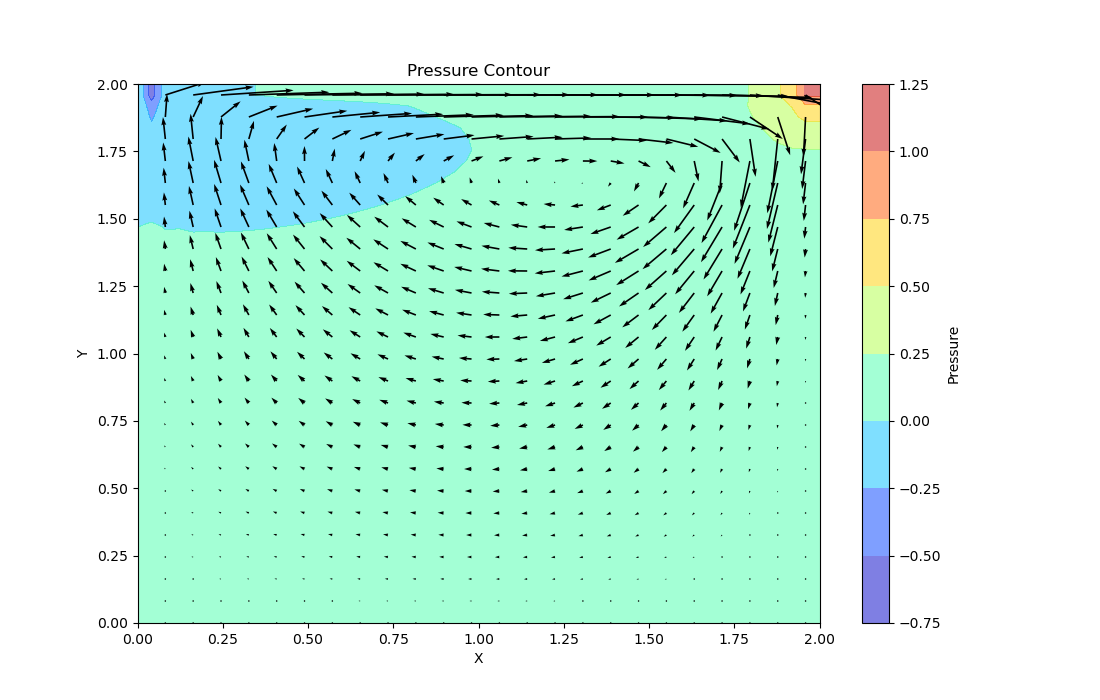

This chart was generated by the following Python code:
# -*- coding: utf-8 -*-
"""
Created on Sat Apr 13 00:32:00 2024

@author: M Nur Alam Zico
"""
# Pressure Contour for 2D fluid flow by Navier-Stokes equations.

# Getting the numpy module
import numpy as np
# Getting the matplotlib
import matplotlib.pyplot as plt

# Parameters
nx = 50  # Number of grid points in x direction
ny = 50  # Number of grid points in y direction
Lx = 1.0  # Length of the domain in x direction
Ly = 1.0  # Length of the domain in y direction
dx = Lx / (nx - 1)  # Grid spacing in x direction
dy = Ly / (ny - 1)  # Grid spacing in y direction
nt = 1000  # Number of time steps
dt = 0.001  # Time step size
Re = 100  # Reynolds number
rho = 1.0  # Density
nu = Lx / Re  # Viscosity
x = np.linspace(0, 2, nx)
y = np.linspace(0, 2, ny)
X, Y = np.meshgrid(x, y)

# Initialization
u = np.zeros((nx, ny))
v = np.zeros((nx, ny))
p = np.zeros((nx, ny))

# Function to solve pressure Poisson equation
def solve_pressure_poisson(p, dx, dy, b):
    for q in range(50):
        pn = p.copy()
        p[1:-1, 1:-1] = ((pn[1:-1, 2:] + pn[1:-1, 0:-2]) * dy**2 +
                         (pn[2:, 1:-1] + pn[0:-2, 1:-1]) * dx**2) / (2 * (dx**2 + dy**2)) - \
                        dx**2 * dy**2 / (2 * (dx**2 + dy**2)) * b[1:-1, 1:-1]
        # Boundary conditions
        p[:, -1] = p[:, -2]  # dp/dy = 0 at y = Ly
        p[0, :] = p[1, :]    # dp/dx = 0 at x = 0
        p[-1, :] = p[-2, :]  # dp/dx = 0 at x = Lx

# Function to solve Navier-Stokes equations
def solve_navier_stokes(u, v, p, nu, rho, dt, dx, dy):
    # Calculate source term
    b = np.zeros((nx, ny))
    b[1:-1, 1:-1] = (rho * (1 / dt * ((u[1:-1, 2:] - u[1:-1, 0:-2]) / (2 * dx) +
                                       (v[2:, 1:-1] - v[0:-2, 1:-1]) / (2 * dy)) -
                            ((u[1:-1, 2:] - u[1:-1, 0:-2]) / (2 * dx))**2 -
                            2 * ((u[2:, 1:-1] - u[0:-2, 1:-1]) / (2 * dy) *
                                 (v[1:-1, 2:] - v[1:-1, 0:-2]) / (2 * dx)) -
                            ((v[2:, 1:-1] - v[0:-2, 1:-1]) / (2 * dy))**2))

    # Solve pressure Poisson equation
    solve_pressure_poisson(p, dx, dy, b)

    # Update velocity
    u[1:-1, 1:-1] = (u[1:-1, 1:-1] -
                     u[1:-1, 1:-1] * dt / dx *
                     (u[1:-1, 1:-1] - u[1:-1, 0:-2]) -
                     v[1:-1, 1:-1] * dt / dy *
                     (u[1:-1, 1:-1] - u[0:-2, 1:-1]) -
                     dt / (2 * rho * dx) * (p[1:-1, 2:] - p[1:-1, 0:-2]) +
                     nu * (dt / dx**2 *
                           (u[1:-1, 2:] - 2 * u[1:-1, 1:-1] + u[1:-1, 0:-2]) +
                           dt / dy**2 *
                           (u[2:, 1:-1] - 2 * u[1:-1, 1:-1] + u[0:-2, 1:-1])))

    v[1:-1, 1:-1] = (v[1:-1, 1:-1] -
                     u[1:-1, 1:-1] * dt / dx *
                     (v[1:-1, 1:-1] - v[1:-1, 0:-2]) -
                     v[1:-1, 1:-1] * dt / dy *
                     (v[1:-1, 1:-1] - v[0:-2, 1:-1]) -
                     dt / (2 * rho * dy) * (p[2:, 1:-1] - p[0:-2, 1:-1]) +
                     nu * (dt / dx**2 *
                           (v[1:-1, 2:] - 2 * v[1:-1, 1:-1] + v[1:-1, 0:-2]) +
                           dt / dy**2 *
                           (v[2:, 1:-1] - 2 * v[1:-1, 1:-1] + v[0:-2, 1:-1])))

    # Boundary conditions
    u[:, 0] = 0
    u[:, -1] = 0
    u[0, :] = 0
    u[-1, :] = 1  # velocity boundary condition (inlet)

    v[:, 0] = 0
    v[:, -1] = 0
    v[0, :] = 0
    v[-1, :] = 0

# Main loop
for n in range(nt):
    solve_navier_stokes(u, v, p, nu, rho, dt, dx, dy)

# Plotting
fig = plt.figure(figsize=(11,7), dpi=100)
plt.contourf(X, Y, p, alpha=0.5, cmap='jet') 
plt.colorbar(label='Pressure')
# plotting velocity field
plt.quiver(X[::2, ::2], Y[::2, ::2], u[::2, ::2], v[::2, ::2])  
plt.xlabel('X')
plt.ylabel('Y')
plt.title('Pressure Contour')
plt.show()
